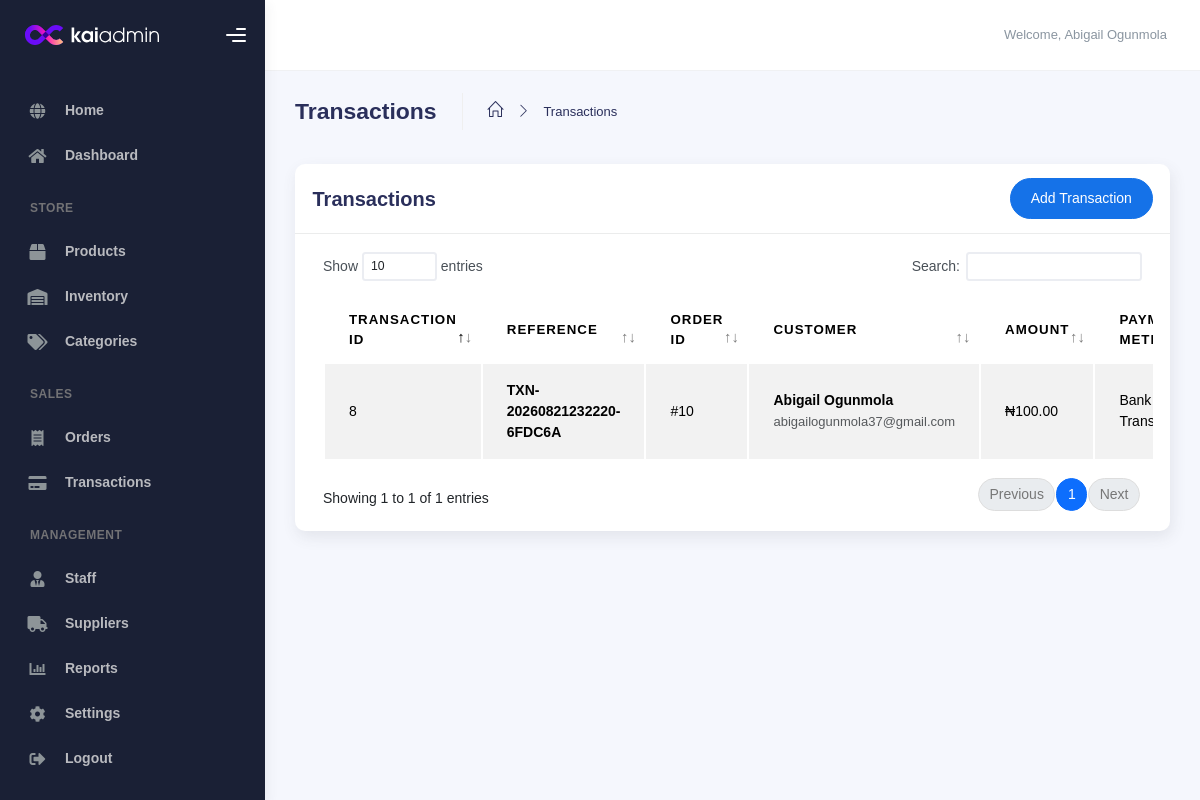
The page /admin/transactions.php (signed in) on the database its author committed.
### tables this page shows
CREATE TABLE `transactions` (
  `id` int(10) UNSIGNED NOT NULL,
  `order_id` int(10) UNSIGNED NOT NULL,
  `transaction_reference` varchar(100) NOT NULL,
  `amount` decimal(12,2) NOT NULL DEFAULT 0.00,
  `payment_method` varchar(50) NOT NULL,
  `status` enum('pending','successful','failed','refunded') NOT NULL DEFAULT 'pending',
  `recorded_by` int(10) UNSIGNED DEFAULT NULL,
  `transaction_date` timestamp NOT NULL DEFAULT current_timestamp(),
  `created_at` timestamp NOT NULL DEFAULT current_timestamp(),
  `updated_at` timestamp NOT NULL DEFAULT current_timestamp() ON UPDATE current_timestamp()
);

CREATE TABLE `orders` (
  `id` int(10) UNSIGNED NOT NULL,
  `user_id` int(10) UNSIGNED NOT NULL,
  `status` enum('pending','processing','shipped','completed','cancelled') NOT NULL DEFAULT 'pending',
  `total_amount` decimal(12,2) NOT NULL DEFAULT 0.00,
  `shipping_name` varchar(150) NOT NULL,
  `shipping_email` varchar(150) NOT NULL,
  `shipping_phone` varchar(30) NOT NULL,
  `shipping_address` text NOT NULL,
  `notes` text DEFAULT NULL,
  `created_at` timestamp NOT NULL DEFAULT current_timestamp(),
  `updated_at` timestamp NOT NULL DEFAULT current_timestamp() ON UPDATE current_timestamp()
);

### admin/transactions.php (the view, shortened to what this page needs)
<?php
require_once "../includes/db.php";
$stmt = $pdo->query("
    SELECT
        t.id,
        t.order_id,
        t.transaction_reference,
        t.amount,
        t.payment_method,
        t.status,
        t.transaction_date,
        o.shipping_name AS customer_name,
        o.shipping_email AS customer_email
    FROM transactions t
    INNER JOIN orders o
        ON o.id = t.order_id
    ORDER BY t.transaction_date DESC
");
$transactions = $stmt->fetchAll();
require_once "includes/admin-header.php";
require_once "includes/admin-sidebar.php";
?>
<div class="container">
    <div class="page-inner">
        <div class="page-header">
            <h3 class="fw-bold mb-3">
                Transactions
            </h3>
            <ul class="breadcrumbs mb-3">
                <li class="nav-home">
                    <a href="dashboard.php">
                        <i class="icon-home"></i>
                    </a>
                </li>
                <li class="separator">
                    <i class="icon-arrow-right"></i>
                </li>
                <li class="nav-item">
                    <a href="#">
                        Transactions
                    </a>
                </li>
            </ul>
        </div>
        <div class="card card-round">
            <div class="card-header">
                <div class="d-flex align-items-center justify-content-between">
                    <div class="card-title mb-0">
                        Transactions
                    </div>
                    <button
                        type="button"
                        class="btn btn-primary btn-round"
                        data-bs-toggle="modal"
                        data-bs-target="#addTransactionModal">
                        Add Transaction
                    </button>
                </div>
            </div>
            <div class="card-body">
                <div class="table-responsive">
                    <table id="basic-datatables" class="display table table-striped table-hover">
                        <thead>
                            <tr>
                                <th>Transaction ID</th>
                                <th>Reference</th>
                                <th>Order ID</th>
                                <th>Customer</th>
                                <th>Amount</th>
                                <th>Payment Method</th>
                            </tr>
                        </thead>
                        <tbody>
                            <?php if (empty($transactions)): ?>
                                <tr>
                                    <td
                                        colspan="9"
                                        class="text-center">
                                        No transactions found.
                                    </td>
                                </tr>
                            <?php else: ?>
                                <?php foreach ($transactions as $transaction): ?>
                                    <tr>
                                        <td>
                                            <?= (int) $transaction['id'] ?>
                                        </td>
                                        <td>
                                            <strong>
                                                <?= htmlspecialchars(
                                                    $transaction['transaction_reference']
                                                ) ?>
                                            </strong>
                                        </td>
                                        <td>
                                            #<?= (int) $transaction['order_id'] ?>
                                        </td>
                                        <td>
                                            <strong>
                                                <?= htmlspecialchars(
                                                    $transaction['customer_name']
                                                ) ?>
                                            </strong>
                                            <br>
                                            <small class="text-muted">
                                                <?= htmlspecialchars(
                                                    $transaction['customer_email']
                                                ) ?>
                                            </small>
                                        </td>
                                        <td>
                                            ₦<?= number_format(
                                                    (float) $transaction['amount'],
                                                    2
                                                ) ?>
                                        </td>
                                        <td>
                                            <?= htmlspecialchars(
                                                ucwords(
                                                    str_replace(
                                                        '_',
                                                        ' ',
                                                        $transaction['payment_method']
                                                    )
                                                )
                                            ) ?>
                                        </td>
                                    </tr>
                                <?php endforeach; ?>
                            <?php endif; ?>
                        </tbody>
                    </table>
                </div>
            </div>
        </div>
    </div>
</div>
<?php require_once "includes/admin-footer.php"; ?>

### rows shown on the page
transactions: id "8", transaction_reference "TXN-20260821232220-6FDC6A", order "10", order.shipping_name "Abigail Ogunmola", order.shipping_email "abigailogunmola37@gmail.com", amount "100.00", payment_method "Bank…"

### other values the page prints
$_SESSION['name'] "Abigail Ogunmola"
